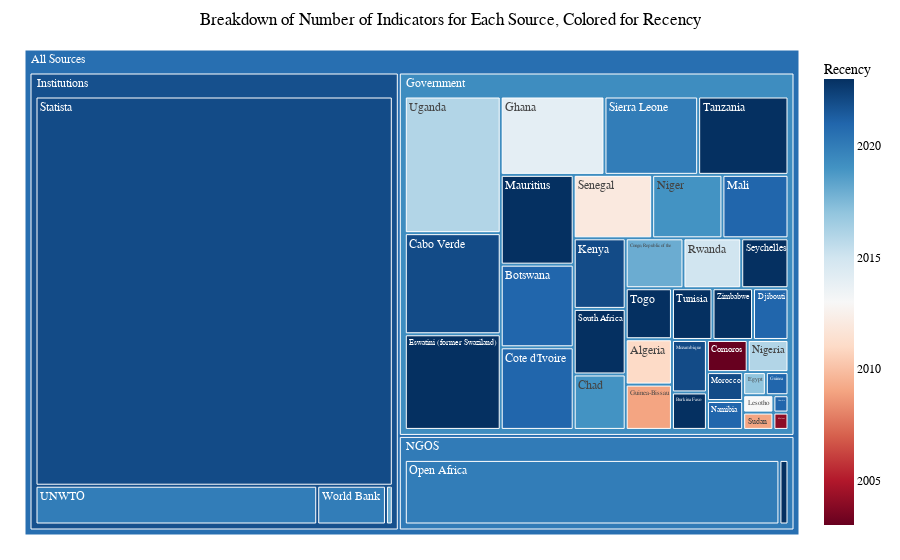

Notebook source saved alongside this figure:
### Code cell
import plotly.io as pio

df_combined = pd.concat([df_gov_results[columns], df_ngos_results[columns], df_org_results[columns]], join='inner')

# Filter out rows where num_indicators is zero or missing
df_combined = df_combined[df_combined['num_indicators'] > 0]

fig = px.treemap(df_combined, 
                 path=[px.Constant("All Sources"), 'group', 'full form'],
                 values='num_indicators',
                 color='recency',
                 color_continuous_scale='RdBu',
                 hover_data=['num_indicators', 'recency']
                )
fig.update_layout(title_text="Breakdown of Number of Indicators for Each Source, Colored for Recency", title_x=0.5)
fig.update_layout(margin = dict(t=50, l=25, r=25, b=25),   font=dict(family="Futura, sans-serif", size=12, color="black"),
    coloraxis_colorbar=dict(title="Recency"))
#pio.write_image(fig, '/Users/dhruvpandit/Mirror/Documents/With Africa/Open Data Paper/treemap.png', width=1920, height=1080)
#fig.write_html('/Users/dhruvpandit/Mirror/Documents/With Africa/Open Data Paper/treemap.html')
fig.show()

### Figure 1 — Plotly figure (JSON) as saved in the notebook; plotly's stock layout.template omitted (floating-point values rounded to 4 significant figures; data arrays with more than 128 entries replaced by an {"elided": "..."} marker saying what was removed)
{"data": [{"branchvalues": "total", "customdata": {"elided": "46x3 float values"}, "domain": {"x": [0, 1], "y": [0, 1]}, "hovertemplate": "labels=%{label}<br>num_indicators=%{customdata[0]}<br>parent=%{parent}<br>id=%{id}<br>recency=%{color}<extra></extra>", "ids": ["All Sources/NGOS/Africa GeoPortal", "All Sources/Institutions/African Development Bank", "All Sources/Government/Algeria", "All Sources/Government/Botswana", "All Sources/Government/Burkina Faso", "All Sources/Government/Cabo Verde", "All Sources/Government/Chad", "All Sources/Government/Comoros", "All Sources/Government/Congo, Republic of the", "All Sources/Government/Cote d'Ivoire", "All Sources/Government/Djibouti", "All Sources/Government/Egypt", "All Sources/Government/Eswatini (former Swaziland)", "All Sources/Government/Gambia", "All Sources/Government/Ghana", "All Sources/Government/Guinea", "All Sources/Government/Guinea-Bissau", "All Sources/Government/Kenya", "All Sources/Government/Lesotho", "All Sources/Government/Malawi", "All Sources/Government/Mali", "All Sources/Government/Mauritius", "All Sources/Government/Morocco", "All Sources/Government/Mozambique", "All Sources/Government/Namibia", "All Sources/Government/Niger", "All Sources/Government/Nigeria", "All Sources/NGOS/Open Africa", "All Sources/Government/Rwanda", "All Sources/Government/Senegal", "All Sources/Government/Seychelles", "All Sources/Government/Sierra Leone", "All Sources/Government/South Africa", "All Sources/Institutions/Statista", "All Sources/Government/Sudan", "All Sources/Government/Tanzania", "All Sources/Government/Togo", "All Sources/Government/Tunisia", "All Sources/Institutions/UNWTO", "All Sources/Government/Uganda", "All Sources/Institutions/World Bank", "All Sources/Government/Zimbabwe", "All Sources/Government", "All Sources/Institutions", "All Sources/NGOS", "All Sources"], "labels": ["Africa GeoPortal", "African Development Bank", "Algeria", "Botswana", "Burkina Faso", "Cabo Verde", "Chad", "Comoros", "Congo, Republic of the", "Cote d'Ivoire", "Djibouti", "Egypt", "Eswatini (former Swaziland)", "Gambia", "Ghana", "Guinea", "Guinea-Bissau", "Kenya", "Lesotho", "Malawi", "Mali", "Mauritius", "Morocco", "Mozambique", "Namibia", "Niger", "Nigeria", "Open Africa", "Rwanda", "Senegal", "Seychelles", "Sierra Leone", "South Africa", "Statista", "Sudan", "Tanzania", "Togo", "Tunisia", "UNWTO", "Uganda", "World Bank", "Zimbabwe", "Government", "Institutions", "NGOS", "All Sources"], "marker": {"coloraxis": "coloraxis", "colors": [2023, 2018, 2011, 2021, 2023, 2022, 2019, 2003, 2018, 2021, 2021, 2017, 2023, 2021, 2014, 2021, 2009, 2022, 2013, 2004, 2021, 2023, 2022, 2022, 2021, 2019, 2016, 2020, 2015, 2012, 2023, 2020, 2023, 2022, 2009, 2023, 2023, 2023, 2020, 2016, 2020, 2023, 2019.0, 2022.0, 2020.0, 2021.0]}, "name": "", "parents": ["All Sources/NGOS", "All Sources/Institutions", "All Sources/Government", "All Sources/Government", "All Sources/Government", "All Sources/Government", "All Sources/Government", "All Sources/Government", "All Sources/Government", "All Sources/Government", "All Sources/Government", "All Sources/Government", "All Sources/Government", "All Sources/Government", "All Sources/Government", "All Sources/Government", "All Sources/Government", "All Sources/Government", "All Sources/Government", "All Sources/Government", "All Sources/Government", "All Sources/Government", "All Sources/Government", "All Sources/Government", "All Sources/Government", "All Sources/Government", "All Sources/Government", "All Sources/NGOS", "All Sources/Government", "All Sources/Government", "All Sources/Government", "All Sources/Government", "All Sources/Government", "All Sources/Institutions", "All Sources/Government", "All Sources/Government", "All Sources/Government", "All Sources/Government", "All Sources/Institutions", "All Sources/Government", "All Sources/Institutions", "All Sources/Government", "All Sources", "All Sources", "All Sources", ""], "type": "treemap", "values": [3, 1, 8, 23, 5, 37, 11, 5, 11, 23, 7, 2, 35, 1, 31, 2, 8, 14, 2, 1, 16, 25, 4, 7, 4, 17, 5, 124, 11, 19, 9, 28, 13, 522, 2, 27, 9, 8, 41, 50, 10, 8, 488, 574, 127, 1189]}], "layout": {"coloraxis": {"colorbar": {"title": {"text": "Recency"}}, "colorscale": [[0, "rgb(103,0,31)"], [0.1, "rgb(178,24,43)"], [0.2, "rgb(214,96,77)"], [0.3, "rgb(244,165,130)"], [0.4, "rgb(253,219,199)"], [0.5, "rgb(247,247,247)"], [0.6, "rgb(209,229,240)"], [0.7, "rgb(146,197,222)"], [0.8, "rgb(67,147,195)"], [0.9, "rgb(33,102,172)"], [1, "rgb(5,48,97)"]]}, "font": {"color": "black", "family": "Futura, sans-serif", "size": 12}, "legend": {"tracegroupgap": 0}, "margin": {"b": 25, "l": 25, "r": 25, "t": 50}, "title": {"text": "Breakdown of Number of Indicators for Each Source, Colored for Recency", "x": 0.5}}}
